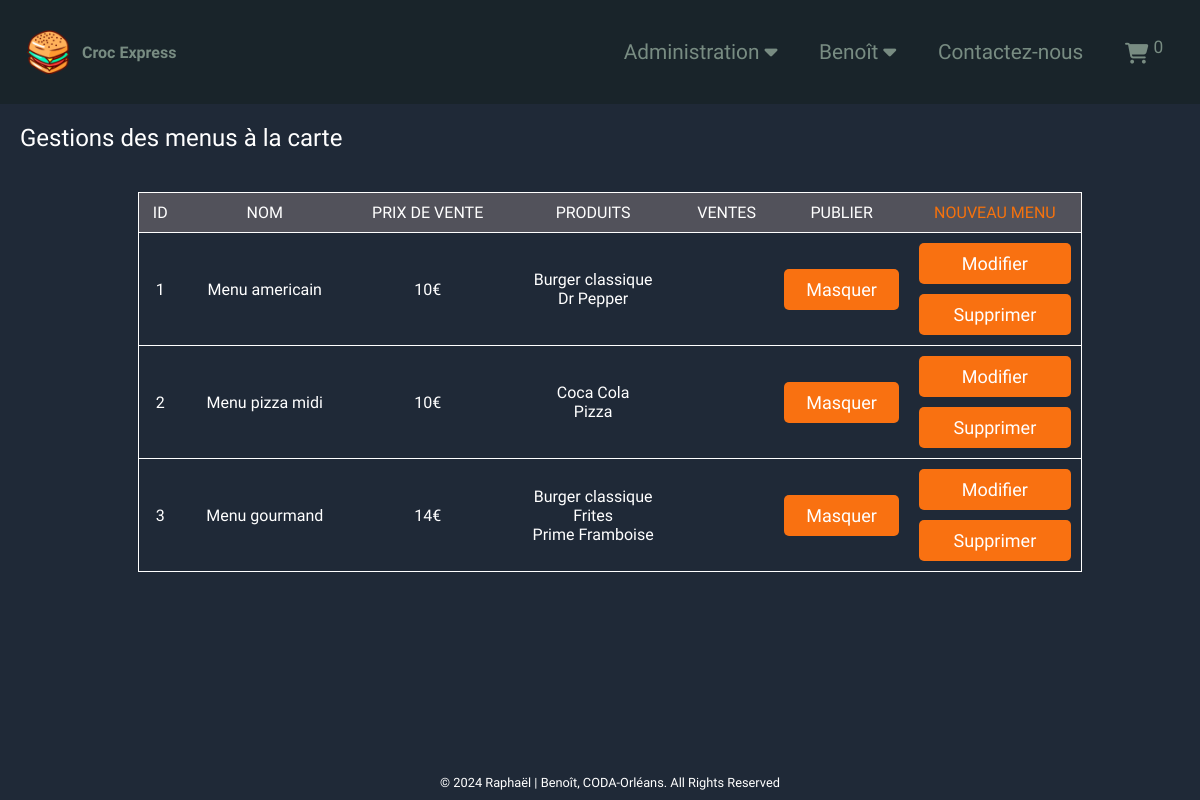
The app's page /index.php?page=admin_menus (signed in) with its own data.
### tables this page shows
CREATE TABLE `menus` (
  `id` int(11) NOT NULL,
  `name` varchar(100) NOT NULL,
  `price` float NOT NULL,
  `is_hidden` tinyint(1) DEFAULT '0'
);

CREATE TABLE `products` (
  `id` int(11) NOT NULL,
  `name` varchar(100) NOT NULL,
  `description` varchar(255) NOT NULL,
  `price` float NOT NULL,
  `buying_price` float NOT NULL,
  `category_id` int(11) NOT NULL,
  `is_hidden` tinyint(1) DEFAULT '0'
);

### src/controllers/admin/admin_menus_controller.php (called while the page is built, shortened)
<?php
$menusManager = new MenuManager($bdd, "menus");
$menus = $menusManager->getAll();
require PATH_VIEWS . 'admin/admin_menus.php';

### public/index.php (called while the page is built, shortened)
<?php
require PATH_VIEWS . 'layout.php';

### src/classes/managers/Manager.class.php (called while the page is built, shortened)
<?php
abstract class Manager
{
    protected PDO $bdd;
    protected string $table;
    public function __construct(PDO $database_connection, string $table)
    {
        $this->bdd = $database_connection;
        $this->table = $table;
    }
    public function getAll(): array|null
    {
        $query = "SELECT * FROM " . $this->table;
        $response = $this->bdd->query($query);
        return $response->fetchAll();
    }
}

### src/classes/managers/MenuManager.class.php (called while the page is built, shortened)
<?php
class MenuManager extends Manager
{
    public function getAllProductsFromMenu(int $data): array
    {
        $query = "SELECT p.* from products as p
        INNER JOIN menus_products as mp ON mp.product_id = p.id
        INNER JOIN menus as m ON mp.menu_id = m.id
        WHERE m.id = :menu_id;
        ";
        $response = $this->bdd->prepare($query);
        $response->execute([
            'menu_id' => $data
        ]);
        return $response->fetchAll();
    }
}

### src/views/admin/admin_menus.php (the view, shortened to what this page needs)
<h3>Gestions des menus à la carte</h3>
<table class='table-cart'>
    <thead>
    <th>ID</th>
    <th>Nom</th>
    <th>Prix de vente</th>
    <th>Produits</th>
    <th>Ventes</th>
    <th>Publier</th>
    <th><a href="?page=admin_add_menu" title="Add menu admin">Nouveau menu</a></th>
    </thead>
    <?php foreach ($menus as $menu) { ?>
        <?php $products = $menusManager->getAllProductsFromMenu($menu['id']) ?>
        <tr>
            <td>
                <?= $menu['id'] ?>
            </td>
            <td>
                <?= $menu['name'] ?>
            </td>
            <td>
                <?= $menu['price'] . '€' ?>
            </td>
            <td>
                <?php
                if ($products) {
                    foreach ($products as $product) { ?>
                        <?= $product['name'] . '<br>' ?>
                    <?php } ?>
                <?php } else {
                    echo 'Aucun produit';
                } ?>
            </td>
            <td></td>
            <td>
                <form method="post">
                    <button name="show_hide" type="submit" class="submit pay orange-button">
                        <?= $menu['is_hidden'] ? "Afficher" : "Masquer" ?>
                    </button>
                </form>
            </td>
            <td id="delete-edit">
                <form method="post" action="?page=admin_edit_menu">
                    <button type="submit" class="submit pay orange-button">Modifier</button>
                </form>
                <form method="post">
                    <button name="delete" type="submit" class="submit pay orange-button" value='true'>Supprimer</button>
                </form>
            </td>
        </tr>
    <?php } ?>
</table>

### src/styles/style.css (style rules this page uses)
* { margin: 0; padding: 0; color: #FFF; font-family: "Work Sans", sans-serif; }
button { border: none; outline: none; cursor: pointer; }
body { background-color: #1f2937; }
a, nav i, .fa-circle-info, .fa-backward, nav p, sup { text-decoration: none; color: #788c82; transition: 0.5s; cursor: pointer; user-select: none; }
h3 { font-size: 1.5em; font-weight: 400; font-synthesis: none; text-rendering: optimizeLegibility; -webkit-font-smoothing: antialiased; -moz-osx-font-smoothing: grayscale; }
.submit { width: 100%; padding: 15px 0; font-size: 18px; font-weight: 500; border-radius: 5px; cursor: pointer; background-color: #d01a1a83; transition: 0.5s; width: 100%; }
.orange-button { display: flex; padding: 10px; border-radius: 5px; background-color: #f97111; font-size: 1em; justify-content: center; transition: 0.5s; font-weight: 600; }
td { padding: 10px; text-align: center; vertical-align: middle; }
tr { border: 1px solid white; }
.pay { padding: 10px; font-size: 18px; font-weight: 500; margin: 0; }
#delete-edit { display: flex; gap: 10px; flex-direction: column; }
table { border: 1px solid white; margin: 40px auto; border-collapse: collapse; width: 80%; }
table * { font-weight: 400; }
thead th { padding: 10px; background-color: #52525b; text-transform: uppercase; }
thead th a { color: #f6720d; text-decoration: none; display: inline-block; transition: transform .3s ease-out; }

### records on screen
menus: id "1", name "Menu americain", price "10", is_hidden "Masquer"
products: name "Burger classique"
products: name "Dr Pepper"
menus: id "2", name "Menu pizza midi", price "10", is_hidden "Masquer"
products: name "Coca Cola"
products: name "Pizza"
menus: id "3", name "Menu gourmand", price "14", is_hidden "Masquer"
products: name "Frites"
products: name "Prime Framboise"

### other values on screen
$_SESSION['name'] "Benoît"
$total "0"
